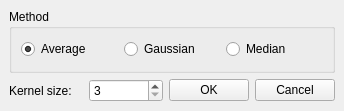
<?xml version="1.0" encoding="UTF-8"?>
<ui version="4.0">
 <class>BlurWindow</class>
 <widget class="QMainWindow" name="BlurWindow">
  <property name="geometry">
   <rect>
    <x>0</x>
    <y>0</y>
    <width>344</width>
    <height>111</height>
   </rect>
  </property>
  <property name="windowTitle">
   <string>Blur</string>
  </property>
  <widget class="QWidget" name="centralwidget">
   <layout class="QGridLayout" name="gridLayout_2">
    <item row="0" column="0">
     <widget class="QGroupBox" name="groupBox">
      <property name="title">
       <string>Method</string>
      </property>
      <layout class="QGridLayout" name="gridLayout">
       <item row="0" column="0">
        <widget class="QRadioButton" name="averageRadioButton">
         <property name="text">
          <string>Average</string>
         </property>
         <property name="checked">
          <bool>true</bool>
         </property>
        </widget>
       </item>
       <item row="0" column="1">
        <widget class="QRadioButton" name="gaussianRadioButton">
         <property name="text">
          <string>Gaussian</string>
         </property>
        </widget>
       </item>
       <item row="0" column="2">
        <widget class="QRadioButton" name="medianRadioButton">
         <property name="text">
          <string>Median</string>
         </property>
        </widget>
       </item>
      </layout>
     </widget>
    </item>
    <item row="1" column="0">
     <layout class="QHBoxLayout" name="horizontalLayout">
      <item>
       <widget class="QLabel" name="label">
        <property name="text">
         <string>Kernel size:</string>
        </property>
       </widget>
      </item>
      <item>
       <widget class="QSpinBox" name="sizeSpinBox">
        <property name="minimum">
         <number>3</number>
        </property>
        <property name="singleStep">
         <number>2</number>
        </property>
       </widget>
      </item>
      <item>
       <widget class="QPushButton" name="okPushButton">
        <property name="text">
         <string>OK</string>
        </property>
       </widget>
      </item>
      <item>
       <widget class="QPushButton" name="cancelPushButton">
        <property name="text">
         <string>Cancel</string>
        </property>
       </widget>
      </item>
     </layout>
    </item>
   </layout>
  </widget>
 </widget>
 <resources/>
 <connections/>
</ui>
